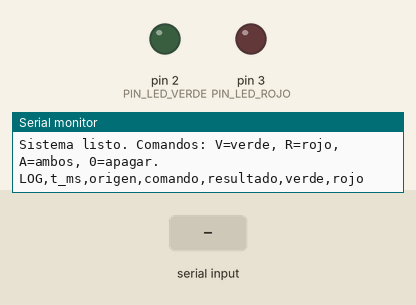
Simulated run of this sketch. Board: Arduino Uno, built with avr-gcc and run on an emulated ATmega328P. On the bench: output pins drawn as LEDs (lit = HIGH), the last lines printed to the serial monitor. The inputs (shaded band) are chosen by the test bench.

Above: at 1.3 s.
1.4 s: "V\n" received over Serial
At 2.6 s:
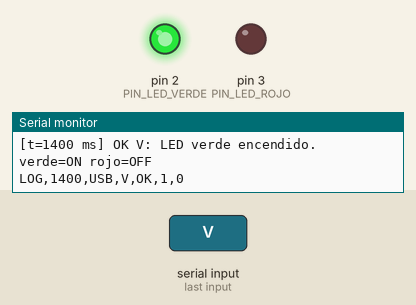
2.9 s: "R\n" received over the second serial link
At 3.4 s:
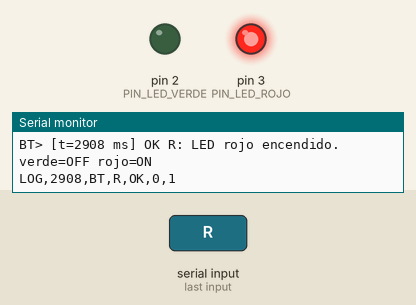
4.4 s: "A\n" received over Serial
At 4.9 s:
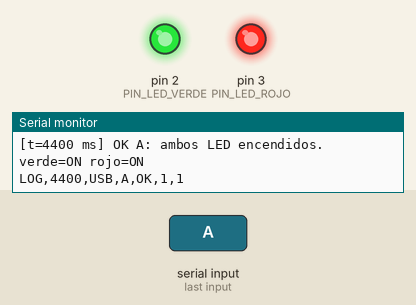
5.9 s: "V\n" received over the second serial link
At 7.0 s:
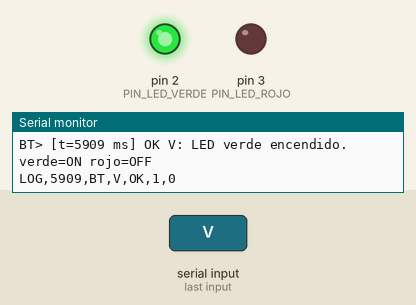
7.5 s: "R\n" received over Serial
At 8.4 s:
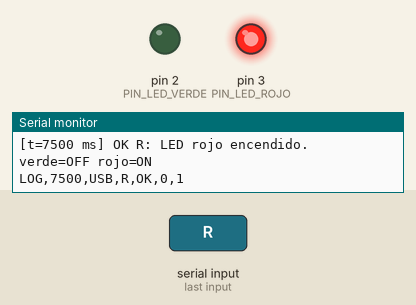
9.0 s: "A\n" received over the second serial link
At 9.3 s:
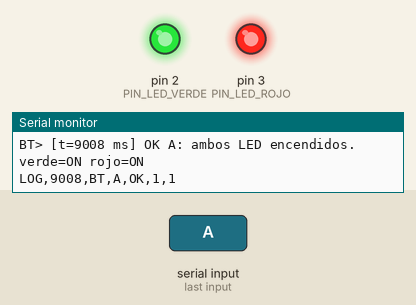
Timing chart, 0 to 11.6 s (numbered marks = the images above; inputs shaded):
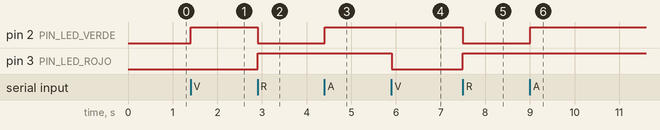

The sketch:

sketch.ino
```cpp
/*
  ============================================================================
  Control de dos LED por Bluetooth (HC-05) con Arduino UNO
  Entrega 2 - Internet de las Cosas, Politécnico Grancolombiano
  Grupo B03, Subgrupo 12
  Implementación: Fabián Estiben Romero Villamil
  ============================================================================

  ARQUITECTURA
    Celular o terminal --(Bluetooth)--> módulo HC-05 --(UART 9600 8N1)--> Arduino UNO
    El HC-05 funciona como un puente transparente: todo byte que recibe por
    Bluetooth lo entrega tal cual por su pin TXD, y todo byte que recibe por su
    pin RXD lo transmite por Bluetooth. Para Arduino, el enlace es un puerto serie.

  CONEXIONES
    HC-05 VCC  -> 5V          (el módulo trae regulador de 3,3 V)
    HC-05 GND  -> GND         (referencia común de tierra)
    HC-05 TXD  -> D10         (RX de SoftwareSerial; 3,3 V se lee como HIGH)
    HC-05 RXD  <- D11         (TX de SoftwareSerial) a través de un divisor
                               1 kΩ / 2 kΩ que baja los 5 V de Arduino a 3,3 V
    LED verde  -> D2 con resistencia de 220 Ω a GND
    LED rojo   -> D3 con resistencia de 220 Ω a GND

    Se usa SoftwareSerial en D10/D11 para dejar libre el puerto serie por
    hardware (D0/D1), que comparte el conversor USB del Arduino: así se puede
    cargar el programa y ver el registro en el monitor serial sin desconectar
    el módulo Bluetooth.

  COMANDOS (un carácter; se aceptan mayúsculas y minúsculas)
    V : enciende el LED verde y apaga el rojo
    R : enciende el LED rojo y apaga el verde
    A : enciende ambos LED
    0 : apaga ambos LED
    Cualquier otro carácter se rechaza con un mensaje de error y los LED
    conservan su estado. Los caracteres de fin de línea (\r, \n), los espacios
    y los tabuladores se ignoran, para que funcione con cualquier terminal.

  RECEPCIÓN POR LÍNEA (SoftwareSerial es semidúplex)
    SoftwareSerial desactiva las interrupciones mientras transmite cada byte,
    así que no puede recibir al mismo tiempo. Si se respondiera apenas llega
    "V", los caracteres "\r\n" que la terminal envía justo después llegarían
    durante la respuesta y se corromperían. Por eso los bytes del enlace
    Bluetooth se acumulan y la línea se procesa cuando han pasado
    SILENCIO_MS milisegundos sin recibir nada (o si el búfer se llena).

  CANALES
    - Bluetooth (SoftwareSerial, D10/D11): recibe comandos y responde.
    - USB (Serial, D0/D1): también acepta comandos, para pruebas sin módulo;
      replica con el prefijo "BT> " cada respuesta enviada por Bluetooth y
      publica un registro CSV de cada comando procesado:
        LOG,t_ms,origen,comando,resultado,verde,rojo
  ============================================================================
*/

#include <SoftwareSerial.h>

// ---------------------------- Configuración ---------------------------------
const uint8_t PIN_LED_VERDE = 2;
const uint8_t PIN_LED_ROJO  = 3;
const uint8_t PIN_BT_RX     = 10;   // Arduino recibe aquí lo que envía el HC-05 (TXD)
const uint8_t PIN_BT_TX     = 11;   // Arduino transmite aquí hacia el HC-05 (RXD)
const long    BAUDIOS       = 9600; // velocidad por defecto del HC-05 en modo datos
const unsigned long SILENCIO_MS = 10; // pausa que indica fin de línea (≈10 bytes a 9600 baudios)
const uint8_t TAM_BUFER     = 32;   // máximo de caracteres por línea

SoftwareSerial bt(PIN_BT_RX, PIN_BT_TX);  // puerto serie del enlace Bluetooth

bool verdeEncendido = false;   // estado actual de cada LED
bool rojoEncendido  = false;
unsigned long comandosValidos   = 0;  // contadores para el registro
unsigned long comandosInvalidos = 0;

char bufer[TAM_BUFER];          // línea recibida por Bluetooth, pendiente de procesar
uint8_t largo = 0;
unsigned long tUltimoByte = 0;  // instante en que llegó el último byte

// ---------------------------------------------------------------------------
// Escribe el estado solicitado en los dos LED y lo guarda en las variables.
// ---------------------------------------------------------------------------
void aplicarEstado(bool verde, bool rojo) {
  verdeEncendido = verde;
  rojoEncendido  = rojo;
  digitalWrite(PIN_LED_VERDE, verde ? HIGH : LOW);
  digitalWrite(PIN_LED_ROJO,  rojo  ? HIGH : LOW);
}

// ---------------------------------------------------------------------------
// Escribe una respuesta con marca de tiempo y el estado de los LED, por ejemplo:
//   [t=1520 ms] OK V: LED verde encendido. verde=ON rojo=OFF
//   [t=2112 ms] ERROR: comando 'X' no valido. Use V, R, A o 0.
// texto == nullptr indica un comando no válido.
// ---------------------------------------------------------------------------
void responder(Print &canal, unsigned long t, const __FlashStringHelper *texto, char recibido) {
  canal.print(F("[t="));
  canal.print(t);
  canal.print(F(" ms] "));
  if (texto != nullptr) {
    canal.print(texto);
    canal.print(F(" verde="));
    canal.print(verdeEncendido ? F("ON") : F("OFF"));
    canal.print(F(" rojo="));
    canal.println(rojoEncendido ? F("ON") : F("OFF"));
  } else {
    canal.print(F("ERROR: comando '"));
    if (recibido >= 33 && recibido <= 126) canal.print(recibido);
    else { canal.print(F("0x")); canal.print((uint8_t)recibido, HEX); }
    canal.println(F("' no valido. Use V, R, A o 0."));
  }
}

// ---------------------------------------------------------------------------
// Registro CSV por el puerto USB: LOG,t_ms,origen,comando,resultado,verde,rojo
// ---------------------------------------------------------------------------
void registrar(unsigned long t, const char *origen, char comando, bool valido) {
  Serial.print(F("LOG,"));
  Serial.print(t);
  Serial.print(',');
  Serial.print(origen);
  Serial.print(',');
  if (comando >= 33 && comando <= 126) Serial.print(comando);   // imprimible
  else { Serial.print(F("0x")); Serial.print((uint8_t)comando, HEX); }
  Serial.print(',');
  Serial.print(valido ? F("OK") : F("INVALIDO"));
  Serial.print(',');
  Serial.print(verdeEncendido ? 1 : 0);
  Serial.print(',');
  Serial.println(rojoEncendido ? 1 : 0);
}

// ---------------------------------------------------------------------------
// Interpreta un carácter recibido por cualquiera de los dos canales.
// ---------------------------------------------------------------------------
void procesarComando(char recibido, Stream &canal, const char *origen) {
  // 1) Ignorar fin de línea y espacios que agregan las terminales
  if (recibido == '\r' || recibido == '\n' || recibido == ' ' || recibido == '\t') return;

  unsigned long t = millis();
  char comando = toupper(recibido);   // tolerar minúsculas
  const __FlashStringHelper *texto = nullptr;

  // 2) Ejecutar la acción correspondiente
  switch (comando) {
    case 'V': aplicarEstado(true,  false); texto = F("OK V: LED verde encendido.");  break;
    case 'R': aplicarEstado(false, true);  texto = F("OK R: LED rojo encendido.");   break;
    case 'A': aplicarEstado(true,  true);  texto = F("OK A: ambos LED encendidos."); break;
    case '0': aplicarEstado(false, false); texto = F("OK 0: ambos LED apagados.");   break;
    default:  break;  // 3) comando inválido: los LED conservan su estado
  }

  // 4) Responder por el canal de origen (primero, para no retrasar al celular)
  responder(canal, t, texto, recibido);

  // 5) Si el comando llegó por Bluetooth, replicar la respuesta en el monitor
  //    USB con el prefijo "BT> ", para seguir el enlace desde el computador.
  if (&canal != &Serial) {
    Serial.print(F("BT> "));
    responder(Serial, t, texto, recibido);
  }

  // 6) Registro CSV
  if (texto != nullptr) comandosValidos++; else comandosInvalidos++;
  registrar(t, origen, texto != nullptr ? comando : recibido, texto != nullptr);
}

void setup() {
  // Pines digitales de los LED como salidas, inicialmente apagados
  pinMode(PIN_LED_VERDE, OUTPUT);
  pinMode(PIN_LED_ROJO, OUTPUT);
  aplicarEstado(false, false);

  // Inicializar ambos puertos serie a 9600 baudios (8 bits, sin paridad, 1 bit de parada)
  Serial.begin(BAUDIOS);
  bt.begin(BAUDIOS);

  // Mensaje de bienvenida en ambos canales
  bt.println(F("Sistema listo. Comandos: V=verde, R=rojo, A=ambos, 0=apagar."));
  Serial.println(F("Sistema listo. Comandos: V=verde, R=rojo, A=ambos, 0=apagar."));
  Serial.println(F("LOG,t_ms,origen,comando,resultado,verde,rojo"));
}

void loop() {
  // 1) Enlace Bluetooth: acumular los bytes recibidos sin responder todavía
  while (bt.available() > 0) {
    char c = (char)bt.read();
    if (largo < TAM_BUFER) bufer[largo++] = c;
    tUltimoByte = millis();
  }
  // 2) Si la línea terminó (silencio) o el búfer está lleno, procesarla
  if (largo > 0 && (millis() - tUltimoByte >= SILENCIO_MS || largo >= TAM_BUFER)) {
    for (uint8_t i = 0; i < largo; i++) procesarComando(bufer[i], bt, "BT");
    largo = 0;
  }
  // 3) Puerto USB (por hardware, dúplex completo): procesar cada byte de inmediato
  while (Serial.available() > 0) {
    procesarComando((char)Serial.read(), Serial, "USB");
  }
}
```

Measured:
- after the input at 1.4 s, pin 2 (PIN_LED_VERDE): LOW → HIGH at once
- after the input at 2.9 s, pin 2 (PIN_LED_VERDE): HIGH → LOW at once; pin 3 (PIN_LED_ROJO): LOW → HIGH at once
- after the input at 4.4 s, pin 2 (PIN_LED_VERDE): LOW → HIGH at once
- after the input at 5.9 s, pin 3 (PIN_LED_ROJO): HIGH → LOW at once
- after the input at 7.5 s, pin 2 (PIN_LED_VERDE): HIGH → LOW at once; pin 3 (PIN_LED_ROJO): LOW → HIGH at once
- after the input at 9.0 s, pin 2 (PIN_LED_VERDE): LOW → HIGH at once
